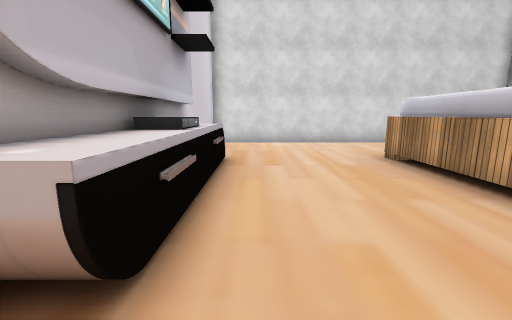
[1] (above)

16 first-person views from a walk through a 3-D level made in the Unity game engine. The camera is 1.3 m above the floor, tilts 10° down and sees 90° across. The floor is counted in squares, 0.9 m on a side. Each view is taken from the middle of a square. On the plan, view 1 faces up. The plan holds only what a view shows up to about 13 squares ahead; the rest is blank. The place goes on beyond the plan. The player is left out. Some surface patterns are stand-ins.

[2]
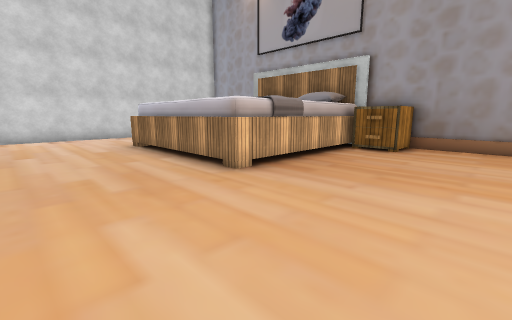

[3]
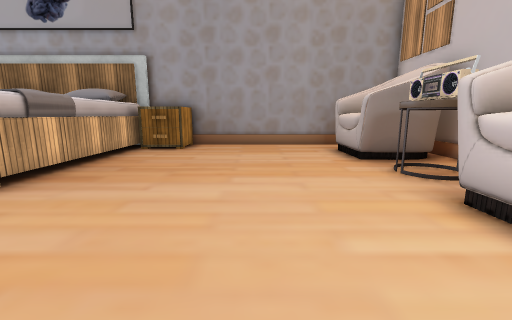

[4]
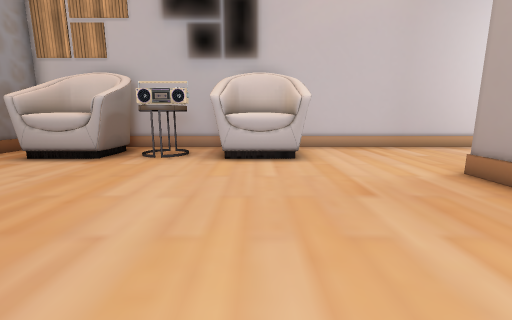

[5]
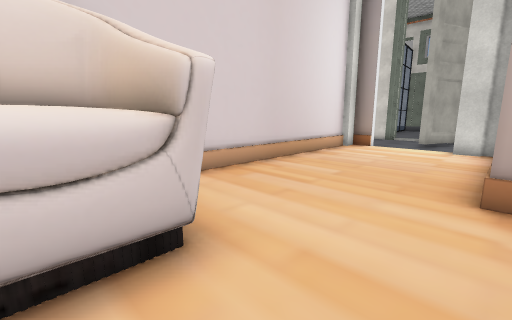

[6]
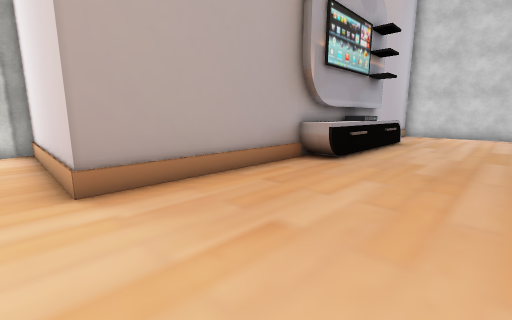

[7]
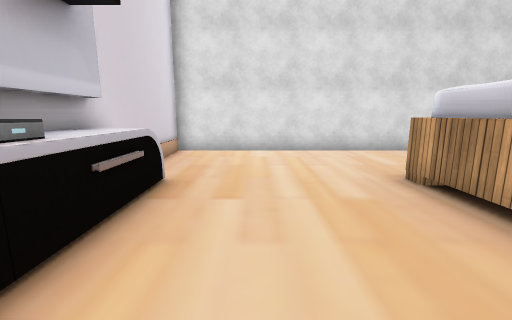

[8]
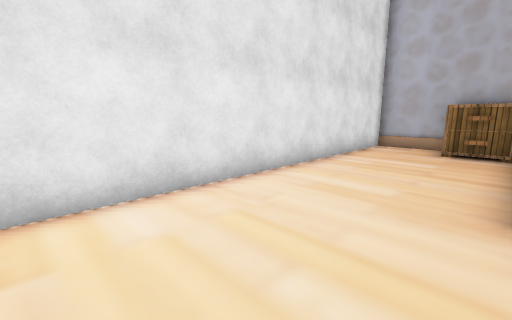

[9]
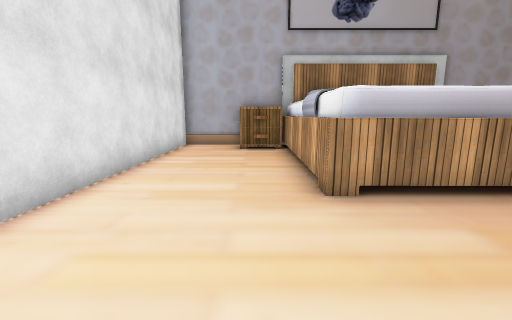

[10]
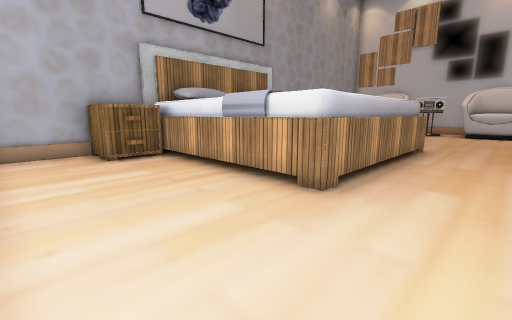

[11]
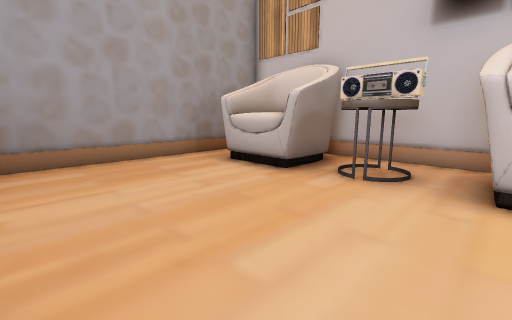

[12]
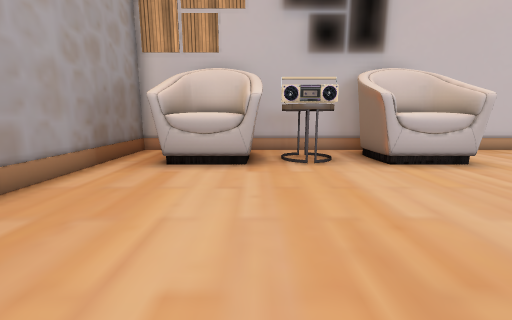

[13]
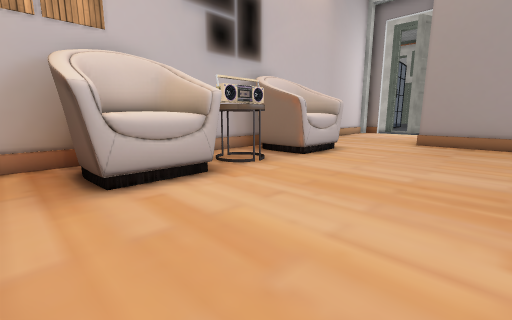

[14]
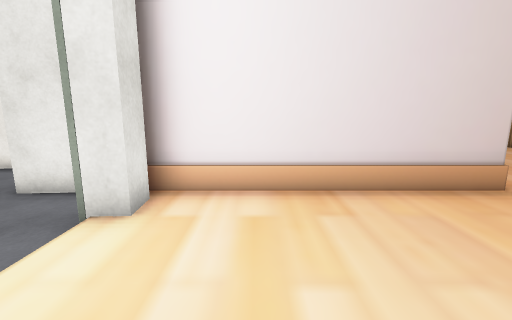

[15]
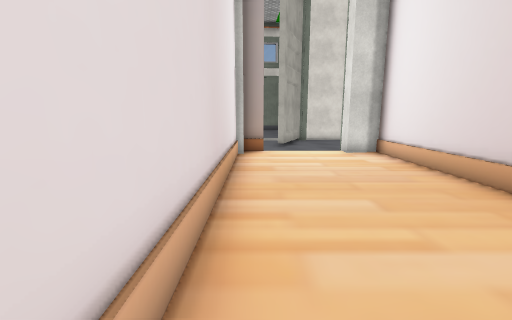

[16]
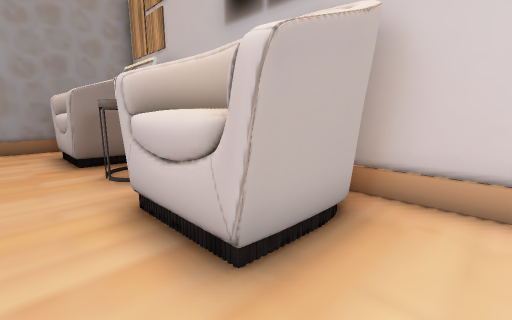

### Floor plan
Key: @ floor where view 1 was taken; # wall or solid block; x gap in a wall; . main floor; - floor 0.25 m lower than the main floor; ^ raised ledge; T table; O other object.
Columns run from 12 left of view 1 to 13 right of it. Each row starts with its distance up from view 1.
 14           ################
 13           #..............#
 12           #..............#
 11           #..............#
 10           #............TT#
  9           #............TT#
  8           #^.....^^^^^^###
  7           #^.....^
  6           #O.....^
  5           ##.....^
  4           #^.....^
  3           #^.....^
  2           #^.....^^    ^
  1           #......^^#^^^TT#
  0           #.@..........T #
 -1           #............TT#
 -2           #..............#
 -3           #..............#
 -4 ##        #..............#
 -5  - ########..............#
 -6  -##.....................#
 -7  --......................#
 -8    ...........^^#.TT#^^#.#
 -9    ...........# #.TT#^^#.#
-10   x...........###....##..#
-11   ########################

Positions as (right, up) in squares from view 1, and headings:
1: (0, 0), facing up
2: (0, -4), facing up-right
3: (0, -4), facing right
4: (3, 1), facing down
5: (3, -5), facing down-left
6: (3, -6), facing up-left
7: (1, 3), facing up
8: (0, 9), facing up-right
9: (0, 10), facing right
10: (2, 13), facing down-right
11: (4, -2), facing down-right
12: (8, 0), facing down
13: (12, -2), facing down-left
14: (-7, -10), facing up
15: (1, -10), facing left
16: (0, -6), facing down-right
